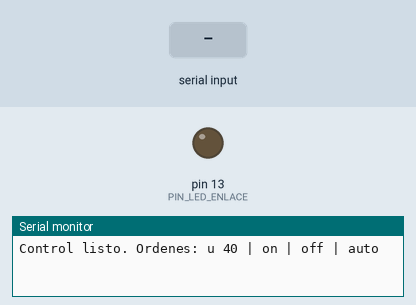
A sketch run on a simulated Arduino Uno, built with avr-gcc and run on an emulated ATmega328P. On the bench: output pins drawn as LEDs (lit = HIGH), the last lines printed to the serial monitor. The test bench sets the inputs (shaded band).

Above: at 1.2 s.
1.3 s: "D,\n" received over Serial
At 4.0 s:
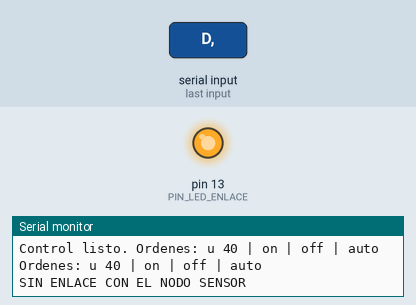
4.3 s: "$\n" received over the second serial link
Timing chart, 0 to 7.3 s (numbered marks = the images above; inputs shaded):
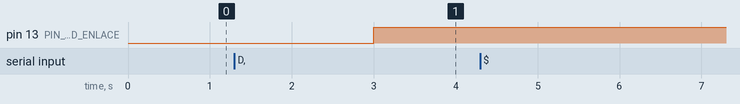

The sketch:

nodo_control.ino
```cpp
// ============================================================
// NODO CONTROL: muestra las lecturas del nodo sensor y envía
// los comandos del operador (HC-05 maestro).
// El operador escribe en el Monitor Serie: u 40 | on | off | auto
// ============================================================
#include <SoftwareSerial.h>

const byte BT_RX = 10;           // va al TX del HC-05
const byte BT_TX = 11;           // va al RX del HC-05, con divisor de voltaje
const byte PIN_LED_ENLACE = 13;  // se enciende si se pierde el enlace
SoftwareSerial bt(BT_RX, BT_TX);

const unsigned long PERIODO_LATIDO   = 2000;  // ms entre latidos
const unsigned long LIMITE_SIN_DATOS = 3000;  // ms sin lecturas del nodo sensor

unsigned long ultimoLatido = 0;
unsigned long ultimoDato   = 0;
bool sinEnlace = false;

// Buffers con largo máximo (evitan desbordamientos)
char trama[32];
byte largoTrama = 0;
bool recibiendo = false;
char orden[24];
byte largoOrden = 0;

byte checksum(const char *texto) {
  byte cs = 0;
  for (const char *p = texto; *p; p++) cs ^= *p;
  return cs;
}

// Arma "#contenido*CS" y la manda al nodo sensor.
void enviarComando(const char *contenido) {
  char salida[32];
  snprintf(salida, sizeof(salida), "#%s*%02X", contenido, checksum(contenido));
  bt.println(salida);
}

// Interpreta "45,1,A" (humedad, bomba, modo) y lo muestra legible.
void mostrarLectura(const char *datos) {
  int humedad, bomba;
  char modo;
  if (sscanf(datos, "%d,%d,%c", &humedad, &bomba, &modo) != 3) {
    Serial.println(F("Lectura con formato raro, descartada"));
    return;
  }
  if (humedad < 0) Serial.print(F("Humedad: SENSOR CON FALLA"));
  else { Serial.print(F("Humedad: ")); Serial.print(humedad); Serial.print(F(" %")); }
  Serial.print(bomba ? F(" | Bomba: ENCENDIDA") : F(" | Bomba: apagada"));
  Serial.println(modo == 'M' ? F(" | Modo: MANUAL") : F(" | Modo: AUTO"));
}

// Llega por ejemplo "D,45,0,A*18", ya sin el '$' inicial.
void procesarTrama(char *linea) {
  char *asterisco = strchr(linea, '*');
  if (asterisco == NULL) { Serial.println(F("Trama sin checksum, descartada")); return; }
  *asterisco = '\0';
  const char *recibido = asterisco + 1;

  // Integridad: si el checksum no calza, se descarta la trama.
  if (strlen(recibido) != 2 || (byte)strtol(recibido, NULL, 16) != checksum(linea)) {
    Serial.println(F("Checksum incorrecto, trama descartada"));
    return;
  }

  ultimoDato = millis();
  if (sinEnlace) {
    sinEnlace = false;
    digitalWrite(PIN_LED_ENLACE, LOW);
    Serial.println(F("Enlace recuperado"));
  }

  if (strncmp(linea, "D,", 2) == 0) {
    mostrarLectura(linea + 2);
  } else if (strncmp(linea, "OK,", 3) == 0) {
    Serial.print(F("El sensor confirmo: "));
    Serial.println(linea + 3);
  } else if (strncmp(linea, "ER,", 3) == 0) {
    Serial.print(F("El sensor rechazo o aviso: "));
    Serial.println(linea + 3);
  }
}

void leerBluetooth() {
  while (bt.available()) {
    char c = bt.read();
    if (c == '$') { largoTrama = 0; recibiendo = true; continue; }  // empieza una trama
    if (!recibiendo || c == '\r') continue;
    if (c == '\n') {
      trama[largoTrama] = '\0';
      recibiendo = false;
      procesarTrama(trama);
    } else if (largoTrama >= sizeof(trama) - 1) {
      recibiendo = false;  // demasiado larga: se descarta
    } else {
      trama[largoTrama++] = c;
    }
  }
}

// Traduce lo que escribe el operador a un comando del protocolo.
void procesarOrden(char *texto) {
  for (char *p = texto; *p; p++) *p = tolower(*p);
  if (strcmp(texto, "on") == 0) enviarComando("M,1");
  else if (strcmp(texto, "off") == 0) enviarComando("M,0");
  else if (strcmp(texto, "auto") == 0) enviarComando("A");
  else if (strncmp(texto, "u ", 2) == 0) {
    int pct = atoi(texto + 2);
    char contenido[12];
    snprintf(contenido, sizeof(contenido), "U,%d", pct);
    enviarComando(contenido);  // el nodo sensor decide si el valor es válido
  } else {
    Serial.println(F("Ordenes: u 40 | on | off | auto"));
  }
}

void leerTeclado() {
  while (Serial.available()) {
    char c = Serial.read();
    if (c == '\r') continue;
    if (c == '\n') {
      orden[largoOrden] = '\0';
      largoOrden = 0;
      if (orden[0] != '\0') procesarOrden(orden);
    } else if (largoOrden < sizeof(orden) - 1) {
      orden[largoOrden++] = c;
    }
  }
}

void setup() {
  pinMode(PIN_LED_ENLACE, OUTPUT);
  Serial.begin(9600);
  bt.begin(9600);
  Serial.println(F("Control listo. Ordenes: u 40 | on | off | auto"));
}

void loop() {
  leerBluetooth();
  leerTeclado();
  unsigned long ahora = millis();

  // Latido cada 2 s: le avisa al nodo sensor que seguimos conectados.
  if (ahora - ultimoLatido >= PERIODO_LATIDO) {
    ultimoLatido = ahora;
    enviarComando("P");
  }

  // Si dejan de llegar lecturas, se enciende el LED del pin 13.
  if (!sinEnlace && ahora - ultimoDato > LIMITE_SIN_DATOS) {
    sinEnlace = true;
    digitalWrite(PIN_LED_ENLACE, HIGH);
    Serial.println(F("SIN ENLACE CON EL NODO SENSOR"));
  }
}
```
